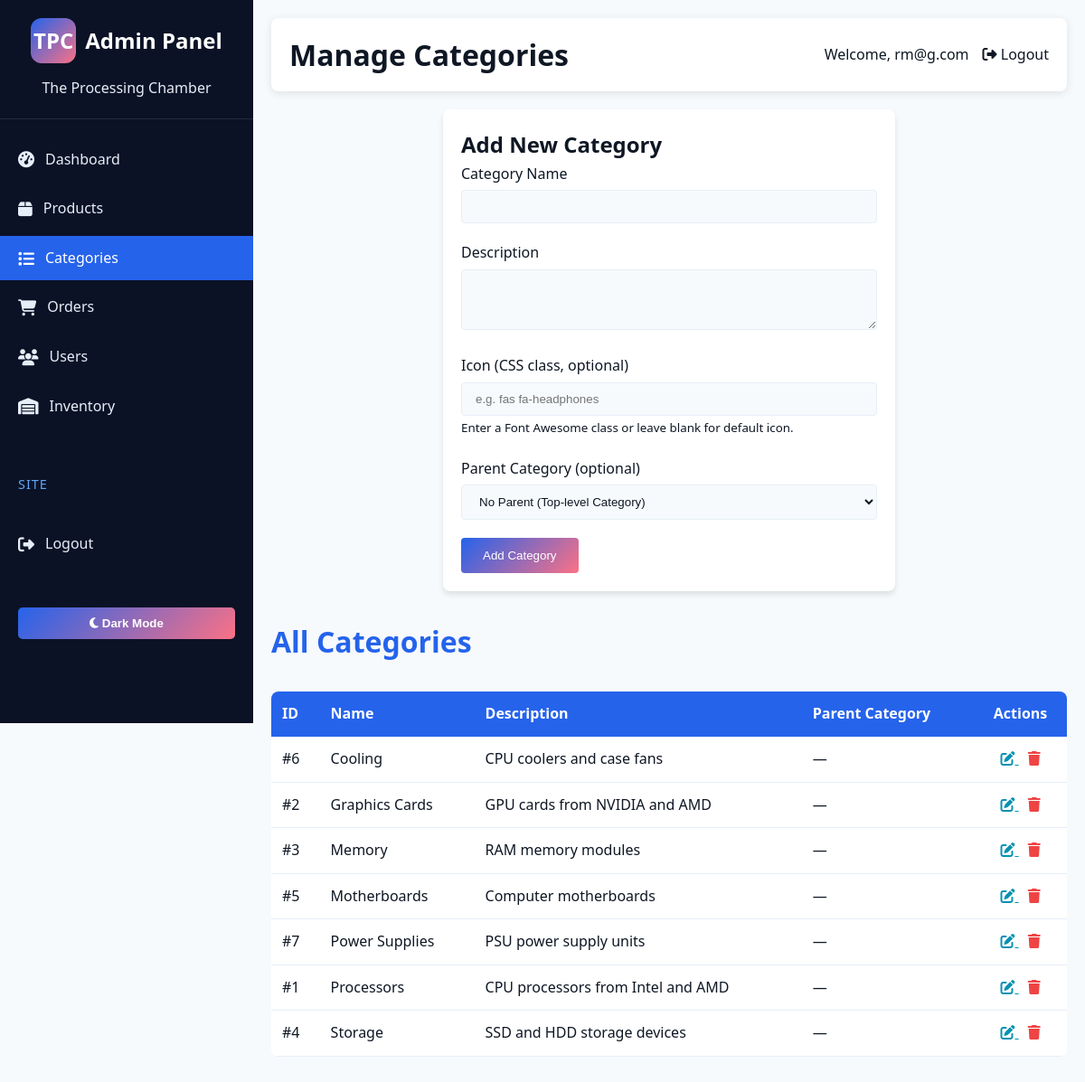
Page /admin/categories.php (signed in) on the committed database.
### tables this page shows
CREATE TABLE `categories` (
  `id` int(11) NOT NULL,
  `name` varchar(100) NOT NULL,
  `description` text DEFAULT NULL,
  `parent_id` int(11) DEFAULT NULL,
  `created_at` timestamp NOT NULL DEFAULT current_timestamp()
);

### admin/categories.php (the view, shortened to what this page needs)
<?php
include '../includes/auth.php';
$stmt = $pdo->query("SELECT c1.*, c2.name as parent_name FROM categories c1 LEFT JOIN categories c2 ON c1.parent_id = c2.id ORDER BY c1.name");
$categories = $stmt->fetchAll(PDO::FETCH_ASSOC);
$edit_mode = false;
$edit_category = null;
?>
<!DOCTYPE html>
<html lang="en">
<head>
    <link rel="stylesheet" href="../assets/css/style.css">
    <link rel="stylesheet" href="https://cdnjs.cloudflare.com/ajax/libs/font-awesome/6.4.0/css/all.min.css">
</head>
<body>
    <aside class="sidebar">
        <div class="logo-container">
            <div class="logo">
                <div class="logo-icon">TPC</div>
                <h1>Admin Panel</h1>
            </div>
            <p>The Processing Chamber</p>
        </div>
        <ul class="nav-menu">
            <li><a href="index.php"><i class="fas fa-tachometer-alt"></i> Dashboard</a></li>
            <li><a href="products.php"><i class="fas fa-box"></i> Products</a></li>
            <li><a href="categories.php" class="active"><i class="fas fa-list"></i> Categories</a></li>
            <li><a href="orders.php"><i class="fas fa-shopping-cart"></i> Orders</a></li>
            <li><a href="users.php"><i class="fas fa-users"></i> Users</a></li>
            <li><a href="inventory.php"><i class="fas fa-warehouse"></i> Inventory</a></li>
        </ul>
        <div class="nav-category">Site</div>
        <ul class="nav-menu">
            <li><a href="../logout.php"><i class="fas fa-sign-out-alt"></i> Logout</a></li>
        </ul>
        <button class="theme-toggle" id="themeToggle">
        </button>
    </aside>
    <main class="main-content">
        <div class="header">
            <h1>Manage Categories</h1>
            <div class="user-actions">
                <span>Welcome, <?php echo $_SESSION['user_name']; ?></span>
                <a href="../logout.php"><i class="fas fa-sign-out-alt"></i> Logout</a>
            </div>
        </div>
    <div class="form-container" style="margin-bottom: 30px;">
        <h2><?php echo $edit_mode ? 'Edit Category' : 'Add New Category'; ?></h2>
        <form method="POST" action="">
                <div class="form-group">
                    <label for="name">Category Name</label>
            <input type="text" id="name" name="name" required value="<?php echo $edit_mode ? htmlspecialchars($edit_category['name']) : ''; ?>">
                </div>
                <div class="form-group">
                    <label for="description">Description</label>
                    <textarea id="description" name="description" rows="3"></textarea>
                </div>
                <div class="form-group">
                    <label for="icon">Icon (CSS class, optional)</label>
                    <input type="text" id="icon" name="icon" placeholder="e.g. fas fa-headphones" value="<?php echo $edit_mode ? htmlspecialchars($edit_category['icon'] ?? '') : ''; ?>">
                    <small>Enter a Font Awesome class or leave blank for default icon.</small>
                </div>
                <div class="form-group">
                    <label for="parent_id">Parent Category (optional)</label>
                    <select id="parent_id" name="parent_id">
                        <option value="">No Parent (Top-level Category)</option>
                    </select>
                </div>
                <?php if ($edit_mode): ?>
                    <input type="hidden" name="id" value="<?php echo (int)$edit_category['id']; ?>">
                    <button type="submit" name="update_category" class="btn">Update Category</button>
                    <a href="categories.php" class="btn" style="background:#777; margin-left:8px;">Cancel</a>
                <?php else: ?>
                    <button type="submit" name="add_category" class="btn">Add Category</button>
                <?php endif; ?>
            </form>
        </div>
        <h2 class="section-title">All Categories</h2>
        <table style="width: 100%; border-collapse: collapse; background-color: var(--card-bg); border-radius: 8px; overflow: hidden; margin-bottom: 30px;">
            <thead>
                <tr style="background-color: var(--primary); color: white;">
                    <th style="padding: 12px; text-align: left;">ID</th>
                    <th style="padding: 12px; text-align: left;">Name</th>
                    <th style="padding: 12px; text-align: left;">Description</th>
                    <th style="padding: 12px; text-align: left;">Parent Category</th>
                    <th style="padding: 12px; text-align: center;">Actions</th>
                </tr>
            </thead>
            <tbody>
                <?php if (count($categories) > 0): ?>
                    <?php foreach ($categories as $category): ?>
                    <tr style="border-bottom: 1px solid var(--border-color);">
                        <td style="padding: 12px;">#<?php echo $category['id']; ?></td>
                                <td style="padding: 12px;">
                                    <?php if (!empty($category['icon'])): ?><i class="<?php echo htmlspecialchars($category['icon']); ?>" style="margin-right:8px;"></i><?php endif; ?><?php echo htmlspecialchars($category['name']); ?>
                                </td>
                        <td style="padding: 12px;"><?php echo htmlspecialchars($category['description']); ?></td>
                        <td style="padding: 12px;"><?php echo $category['parent_name'] ? htmlspecialchars($category['parent_name']) : '—'; ?></td>
                        <td style="padding: 12px; text-align: center;">
                            <a href="categories.php?action=edit&id=<?php echo $category['id']; ?>" style="color: var(--info); margin-right: 10px;">
                                <i class="fas fa-edit"></i>
                            </a>
                            <a href="categories.php?action=delete&id=<?php echo $category['id']; ?>" onclick="return confirm('Are you sure you want to delete this category?')" style="color: var(--danger);">
                                <i class="fas fa-trash"></i>
                            </a>
                        </td>
                    </tr>
                    <?php endforeach; ?>
                <?php else: ?>
                    <tr>
                        <td colspan="5" style="padding: 20px; text-align: center;">No categories found</td>
                    </tr>
                <?php endif; ?>
            </tbody>
        </table>
    </main>
</body>
</html>

### assets/css/style.css (style rules this page uses)
:root { --primary: #2563eb; --secondary: #60a5fa; --accent: #fb7185; --success: #16a34a; --warning: #f59e0b; --danger: #ef4444; --info: #0891b2; --light: #fafafa; --dark: #0f1724; --gray: #6b7280; --body-bg: #f7fafc; --body-text: #0f1724; --card-bg: #ffffff; --card-text: #0f1724; --header-bg: #ffffff; --footer-bg: #0b1226; --border-color: #e6eef8; --nav-width: 280px; --nav-bg: #0b1226; --nav-text: #e6eef8; --nav-hover: #1e40af; }
* { margin: 0; padding: 0; box-sizing: border-box; transition: background-color 0.3s, color 0.3s; }
body { font-family: 'Segoe UI', Tahoma, Geneva, Verdana, sans-serif; background-color: var(--body-bg); color: var(--body-text); line-height: 1.6; display: flex; flex-direction: column; min-height: 100vh; }
.sidebar { width: var(--nav-width); background-color: var(--nav-bg); color: var(--nav-text); position: fixed; height: 100vh; overflow-y: auto; transition: transform 0.3s ease; z-index: 1000; }
.logo-container { padding: 20px; text-align: center; border-bottom: 1px solid rgba(255, 255, 255, 0.1); }
.logo { display: flex; align-items: center; justify-content: center; margin-bottom: 15px; }
.logo-icon { width: 50px; height: 50px; background: linear-gradient(135deg, var(--primary), var(--accent)); border-radius: 12px; display: flex; align-items: center; justify-content: center; color: white; font-weight: bold; font-size: 24px; margin-right: 10px; }
* { scrollbar-width: thin; scrollbar-color: var(--primary) rgba(0,0,0,0.05); }
.logo h1 { font-size: 1.5rem; font-weight: 700; color: white; }
.nav-menu { list-style: none; padding: 20px 0; }
.nav-menu li { margin-bottom: 5px; }
.nav-menu li a { color: var(--nav-text); text-decoration: none; display: flex; align-items: center; padding: 12px 20px; font-weight: 500; transition: all 0.2s; }
.nav-menu li a i { margin-right: 10px; font-size: 18px; }
.nav-menu li a.active { background-color: var(--primary); color: white; }
.nav-category { padding: 10px 20px; font-size: 0.9rem; text-transform: uppercase; letter-spacing: 1px; color: var(--secondary); margin-top: 15px; }
.nav-menu li a { padding: 12px 20px; }
.nav-menu li a i { margin-right: 12px; }
.theme-toggle { display: block; width: calc(100% - 40px); margin: 20px; padding: 10px; background: linear-gradient(135deg, var(--primary), var(--accent)); color: white; border: none; border-radius: 5px; cursor: pointer; font-weight: 600; text-align: center; }
.main-content { flex: 1; margin-left: var(--nav-width); padding: 20px; }
.header { display: flex; justify-content: space-between; align-items: center; padding: 15px 20px; background-color: var(--header-bg); border-radius: 8px; margin-bottom: 20px; box-shadow: 0 2px 10px rgba(0, 0, 0, 0.1); }
.user-actions { display: flex; align-items: center; gap: 15px; }
.user-actions a { color: var(--body-text); text-decoration: none; font-weight: 500; }
.btn { display: inline-block; padding: 12px 24px; background: linear-gradient(135deg, var(--primary), var(--accent)); color: white; border: none; border-radius: 4px; font-weight: 500; cursor: pointer; text-decoration: none; transition: all 0.2s; }
.section-title { margin-bottom: 30px; font-size: 2rem; color: var(--primary); display: flex; align-items: center; justify-content: space-between; }
.form-container { max-width: 500px; margin: 0 auto; padding: 20px; background-color: var(--card-bg); border-radius: 8px; box-shadow: 0 4px 6px rgba(0, 0, 0, 0.1); }
.form-group { margin-bottom: 20px; }
.form-group label { display: block; margin-bottom: 5px; font-weight: 500; }
.form-group input, .form-group select, .form-group textarea { width: 100%; padding: 10px 15px; border: 1px solid var(--border-color); border-radius: 4px; background-color: var(--body-bg); color: var(--body-text); }

### rows in the picture
categories: id "6", name "Cooling", description "CPU coolers and case fans"
categories: id "2", name "Graphics Cards", description "GPU cards from NVIDIA and AMD"
categories: id "3", name "Memory", description "RAM memory modules"
categories: id "5", name "Motherboards", description "Computer motherboards"
categories: id "7", name "Power Supplies", description "PSU power supply units"
categories: id "1", name "Processors", description "CPU processors from Intel and AMD"
categories: id "4", name "Storage", description "SSD and HDD storage devices"

### other values in the picture
$_SESSION['user_name'] "rm@g.com"
